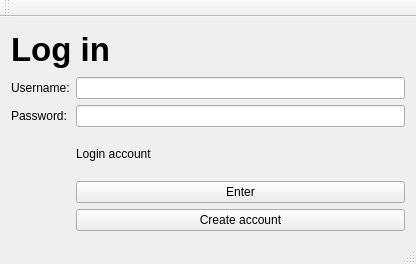
<?xml version="1.0" encoding="UTF-8"?>
<ui version="4.0">
 <class>loginWindowsClass</class>
 <widget class="QMainWindow" name="loginWindowsClass">
  <property name="geometry">
   <rect>
    <x>0</x>
    <y>0</y>
    <width>416</width>
    <height>264</height>
   </rect>
  </property>
  <property name="windowTitle">
   <string>Login Window</string>
  </property>
  <widget class="QWidget" name="centralWidget">
   <layout class="QGridLayout" name="gridLayout">
    <item row="0" column="0" colspan="2">
     <widget class="QLabel" name="label">
      <property name="font">
       <font>
        <pointsize>25</pointsize>
        <bold>true</bold>
       </font>
      </property>
      <property name="text">
       <string>Log in</string>
      </property>
     </widget>
    </item>
    <item row="1" column="0">
     <widget class="QLabel" name="label_2">
      <property name="text">
       <string>Username:</string>
      </property>
     </widget>
    </item>
    <item row="1" column="1">
     <widget class="QLineEdit" name="userName"/>
    </item>
    <item row="2" column="0">
     <widget class="QLabel" name="label_3">
      <property name="text">
       <string>Password:</string>
      </property>
     </widget>
    </item>
    <item row="2" column="1">
     <widget class="QLineEdit" name="passWord"/>
    </item>
    <item row="3" column="1">
     <widget class="QLabel" name="info">
      <property name="text">
       <string>Login account</string>
      </property>
     </widget>
    </item>
    <item row="4" column="1">
     <widget class="QPushButton" name="enterAccount">
      <property name="text">
       <string>Enter</string>
      </property>
     </widget>
    </item>
    <item row="5" column="1">
     <widget class="QPushButton" name="goToCreateAccountWindow">
      <property name="text">
       <string>Create account</string>
      </property>
     </widget>
    </item>
   </layout>
  </widget>
  <widget class="QMenuBar" name="menuBar">
   <property name="geometry">
    <rect>
     <x>0</x>
     <y>0</y>
     <width>416</width>
     <height>21</height>
    </rect>
   </property>
  </widget>
  <widget class="QToolBar" name="mainToolBar">
   <attribute name="toolBarArea">
    <enum>TopToolBarArea</enum>
   </attribute>
   <attribute name="toolBarBreak">
    <bool>false</bool>
   </attribute>
  </widget>
  <widget class="QStatusBar" name="statusBar"/>
 </widget>
 <layoutdefault spacing="6" margin="11"/>
 <resources/>
 <connections/>
</ui>
